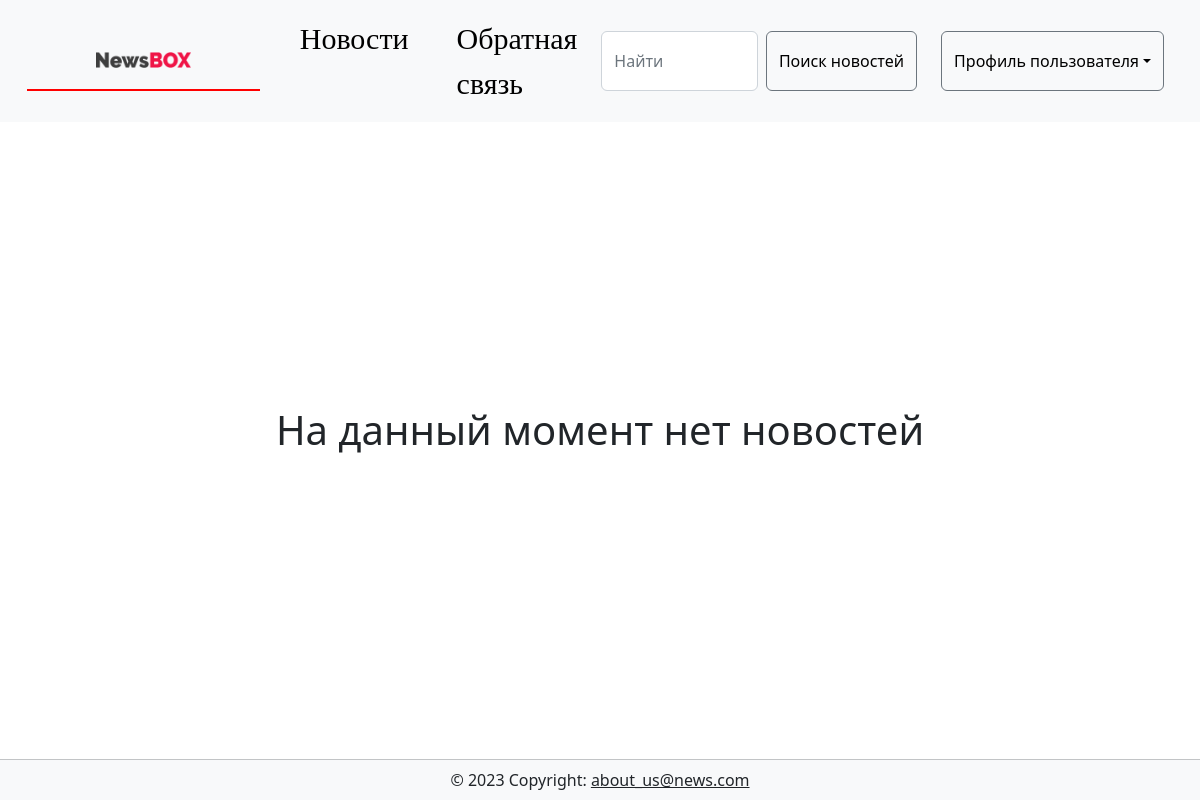
The app's page /, older data.
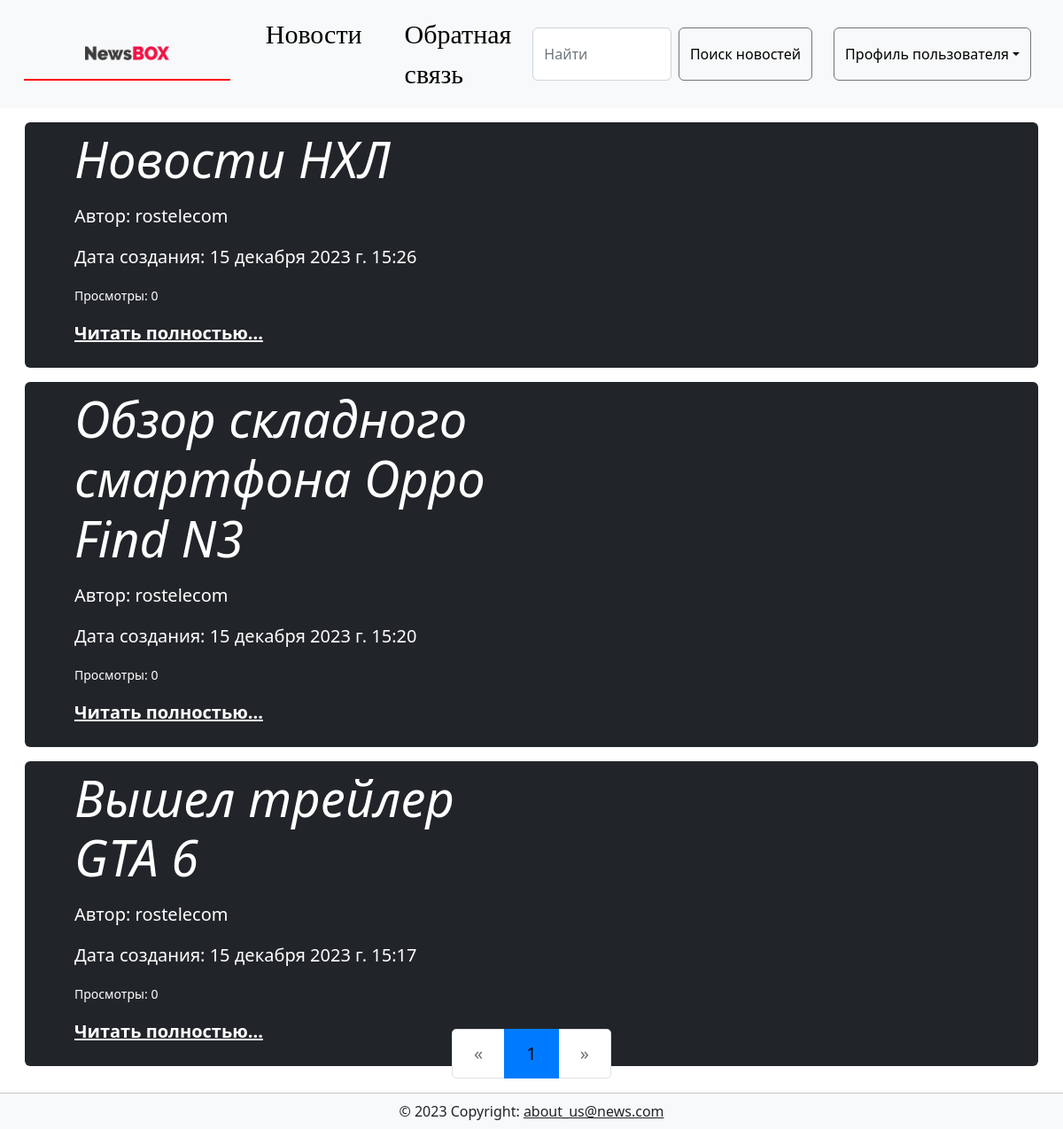
The same page, newer data.
### news/models.py (models this page shows, shortened)
class Article(models.Model):
    author = models.ForeignKey(User, on_delete=models.CASCADE, null=True, verbose_name='Автор')
    title = models.CharField('Название', max_length=50, default='')
    anouncement = models.TextField('Аннотация', max_length=250)
    text = models.TextField('Текст новости')
    date = models.DateTimeField('Дата публикации', auto_now=True) #default=timezone.now
    category = models.ForeignKey('Category', on_delete=models.SET_NULL, null=True, verbose_name='Категория')
    tags = models.ManyToManyField(to = Tag, blank=True, verbose_name='Тэги')
    objects = models.Manager()
    published = PublishedToday()
    def get_absolute_url(self):
        return f'/news/{int(self.id)}'
    def get_views(self):
        return self.views.count() #views - это related_name из связанной модели ViewCounter
    class Meta:
        verbose_name = "Новость"
        verbose_name_plural = "Новости"
        ordering = ['title','date']

### news/views.py (the view)
# urls.py: path('', views.index, name='index'),
def index(request):
    articles = Article.objects.all().order_by("-date")
    p = Paginator(articles, 3)
    page_number = request.GET.get('page')
    page_obj = p.get_page(page_number)
    bookmarks = FavoriteArticle.objects.filter(user=request.user.id).values_list('article_id', flat=True)
    context = {'posts': page_obj, 'articles':  articles, 'bookmarks': bookmarks}
    return render(request, 'news/index.html', context)

### news/templates/news/index.html (shortened to what this page needs)
{% extends "news/base_generic.html" %}
{% load static %}
{% block content %}
{%if articles.first == None %}
<div class="col d-flex align-items-center justify-content-center">
    <h1>На данный момент нет новостей</h1>
</div>
{% else %}
<div class="container-fluid">
    {% for article in posts %}
    <div class="single_news m-3">
        <div class="p-2 p-md-15 text-white rounded bg-dark">
            <div class="col-md-6 px-5">
                <h1 class="display-4 fst-italic">{{ article.title }}</h1>
                <p class="lead my-3">Автор: {{ article.author }}</p>
                <p class="lead my-3">Дата создания: {{ article.date }}</p>
                <p><small>Просмотры: {{article.get_views}} </small></p>
                <p class="lead my-3"><a href="{{ article.get_absolute_url }}" class="text-white fw-bold">Читать полностью...</a></p>
            </div>
        </div>
    </div>
    {% endfor %}
</div>
<div class="container-fluid" style="position: absolute;  bottom: 2%;">
<nav aria-label="Page navigation example">
    <ul class="pagination pagination-lg m-3 justify-content-center" >
            {% if posts.has_previous %}
            <li class="page-item">
                <a class="page-link" href="?page={{ posts.previous_page_number }}" aria-label="Previous">
                    <span aria-hidden="true">&laquo;</span>
                </a>
            </li>
                {% else %}
            <li class="page-item disabled">
                <a class="page-link" href="#" aria-label="Previous">
                    <span aria-hidden="true">&laquo;</span>
                </a>
            </li>
            {% endif %}
            {% for page in posts.paginator.page_range %}
                {% if posts.number == page %}
                <li class="page-item active "><p class="page-link" style="color: black;">{{ page }}</p></li>
                {% else %}
                <li class="page-item"><a class="page-link" href="?page={{ page }}"> {{ page }}</a></li>
                {% endif %}
            {% endfor %}
                {% if posts.has_next %}
                <li class="page-item">
                    <a class="page-link" href="?page={{ posts.next_page_number }}"aria-label="Next">
                    <span aria-hidden="true">&raquo;</span>
                    </a>
                </li>
                    {% else %}
                    <li class="page-item disabled"><a class="page-link" href="#" aria-label="Next">
                    <span aria-hidden="true">&raquo;</span>
                    </a>
                </li>
                {% endif %}
        </ul>
</nav>
</div>
{% endif%}
{% endblock %}

### news/templates/news/base_generic.html (shortened to what this page needs)
<!DOCTYPE html>
{% load bootstrap5 %}
{% load bootstrap_icons %}
{% load static %}
{% load i18n %}
{% bootstrap_css %}
<html lang="en">
<head>
    <link rel="stylesheet" href="{% static 'news/css/styles.css'  %}">
    <link href="https://cdn.jsdelivr.net/npm/bootstrap@5.2.3/dist/css/bootstrap.min.css" rel="stylesheet">
</head>
<body class="d-flex flex-column min-vh-100">
    {% block header %}
        {% include "news/header.html" %}
    {% endblock header %}
    {% block content %}{% endblock content %}
    {% block footer %}
{% include "news/footer.html" %}
    {% endblock footer %}
</body>
</html>

### news/templates/news/header.html (shortened to what this page needs)
<!doctype html>
<html lang="en">
{% load bootstrap5 %}
{% bootstrap_css %}
{% load bootstrap_icons %}
{% load static %}
{% load users_extras %}
<head>
    <link rel="stylesheet" href="https://maxcdn.bootstrapcdn.com/bootstrap/4.0.0/css/bootstrap.min.css" />
    <link href="https://cdn.jsdelivr.net/npm/bootstrap@5.2.3/dist/css/bootstrap.min.css" rel="stylesheet" />
    <link rel="stylesheet" href="//code.jquery.com/ui/1.13.2/themes/base/jquery-ui.css">
</head>
  <body>
    <nav class="navbar navbar-expand-lg navbar-light bg-light">
        <div class="container-fluid">
            <a class="navbar-brand" href="{% url 'news_app:index' %}"> <img src="{% static 'news/img/logo.png' %}" /> </a>
            <div class="collapse navbar-collapse" id="navbarCollapse">
                <ul class="navbar-nav me-auto mb-2 mb-md-0">
                    <li class="nav-item px-3">
                        <a class="nav-link active" aria-current="page" href="{% url 'news_app:news_list' %}">Новости</a>
                    </li>
                    <li class="nav-item px-3">
                        <a class="nav-link active" href="{% url 'users_app:contact_page' %}">Обратная связь</a>
                    </li>
                </ul>
                <form class="d-flex" style="height: 60px;" role="search" action="{% url 'news_app:search_news' %}">
                    <input class="form-control me-2" type="search" id="search_input" placeholder="Найти" aria-label="Search" name="search" />
                    <button class="btn btn-outline-secondary text-black" type="submit">Поиск новостей</button>
                </form>
                {% if user.is_authenticated %}
                <div class="dropdown px-4">
                    <button class="btn btn-outline-secondary dropdown-toggle text-black" type="button" style="height: 60px;" id="dropdownMenuButton1" data-bs-toggle="dropdown" aria-haspopup="true" aria-expanded="false">
                        {{request.user.username}}
                    </button>
                    {% if request.user|has_group:"Авторы" or user.is_staff  %}
                    <ul class="dropdown-menu" aria-labelledby="dropdownMenuButton1">
                        <li><a class="dropdown-item" href="{% url 'news_app:add_news' %}">Создать статью</a></li>
                        <li><a class="dropdown-item" href="{% url 'news_app:my_news_list' %}">Мои статьи</a></li>
                        <li><a class="dropdown-item" href="{% url 'users_app:bookmarks' %}">Избранное</a></li>
                        <li><a class="dropdown-item" href="{% url 'news_app:add_tag_category' %}">Добавить тэг</a></li>
                            {% if request.user.is_staff  %}
                                <li><a class="dropdown-item" href="{% url 'admin:index' %}">Админ. панель</a></li>
                            {% endif %}
                        <li><a class="dropdown-item" href="{% url 'users_app:user_account' %}">Личный кабинет</a></li>
                        <li><a class="dropdown-item" href="{% url 'users_app:logout' %}">Выйти</a></li>
                    </ul>
                    {% else %}
                        <ul class="dropdown-menu" aria-labelledby="dropdownMenuButton1">
                        <li><a class="dropdown-item" href="#">Избранное</a></li>
                        <li><a class="dropdown-item" href="{% url 'users_app:user_account' %}">Личный кабинет</a></li>
                        <li><a class="dropdown-item" href="{% url 'users_app:logout' %}">Выйти</a></li>
                    </ul>
                {% endif %}
                </div>
                {% else %}
                <div class="dropdown px-4">
                    <button class="btn btn-outline-secondary dropdown-toggle text-black" type="button" style="height: 60px;" id="dropdownMenuButton2" data-bs-toggle="dropdown">Профиль пользователя</button>
                </div>
                {% endif %}
            </div>
        </div>
    </nav>
</body>
</html>

### news/templates/news/footer.html
{% load static %}
    <link rel="stylesheet" href="{% static 'news/css/styles.css' %}">
<footer class="bg-light">
    <hr class="p-0 m-0">
    <div class="text-center p-2 dark">
      © 2023 Copyright:
      <a href="mailto:about_us@news.com" class="link-dark">about_us@news.com</a>
    </div>
  </footer>

### news/static/news/css/styles.css (style rules this page uses)
body { background-color: #ffffff14; position: relative; margin: 0; padding-bottom: 55px; box-sizing: border-box; }
footer { position: absolute; left: 0; bottom: 0; width: 100%; text-align: center; }
.navbar .active { color: black !important; font-family:Georgia !important; font-size: 30px !important; }
.navbar .navbar-brand { border-bottom:2px solid #f00; margin-left : 15px; padding: 21.5px; }
img { display: block; margin-left: auto; margin-right: auto; width: 50%; }

Row changes from the older to the newer data that the page shows:
added Article: title "Новости НХЛ", author "rostelecom", date "15 декабря 2023 г. 15:26", get_views "0"
added Article: title "Обзор складного смартфона Oppo Find N3", author "rostelecom", date "15 декабря 2023 г. 15:20", get_views "0"
added Article: title "Вышел трейлер GTA 6", author "rostelecom", date "15 декабря 2023 г. 15:17", get_views "0"
Text that changed along with them:
text no longer shown: "На данный момент нет новостей"
new list line: "1"
